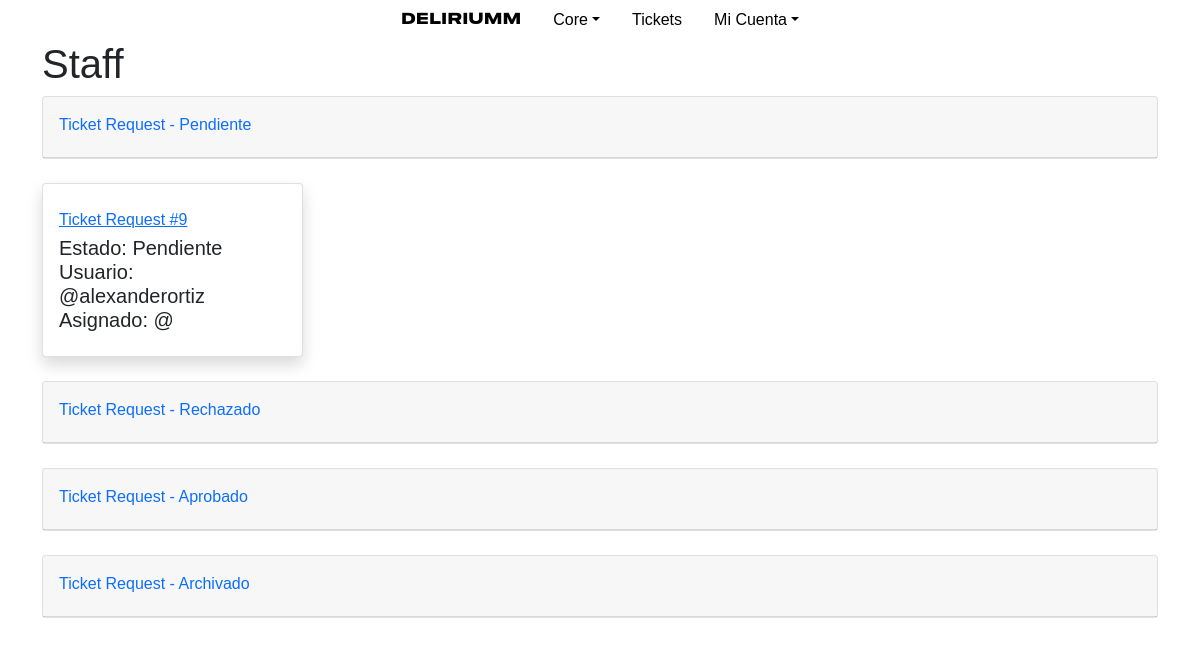
/core/staff/ (signed in), run on an earlier commit of the app's database.
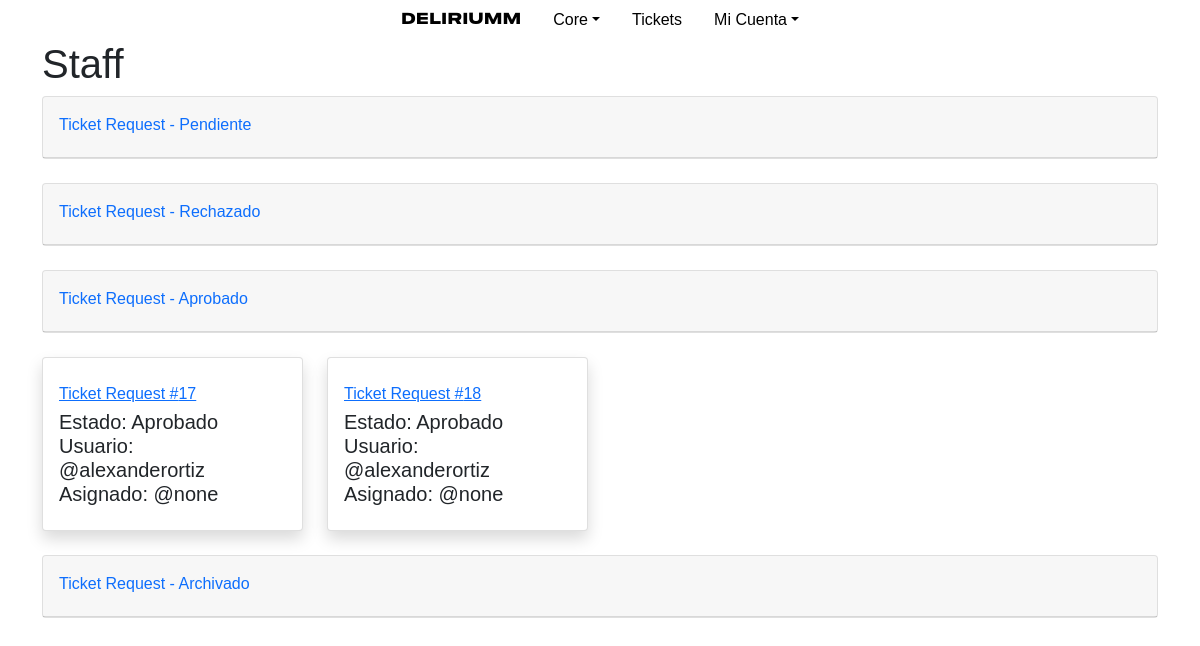
And on a later commit of the database.
### tickets/models.py (models this page shows, shortened)
class TicketRequest(models.Model):
    user = models.ForeignKey(User, on_delete=models.CASCADE)
    event = models.ForeignKey(Event, on_delete=models.CASCADE)
    context = models.CharField(max_length=300, blank=True)
    q_tickets = models.IntegerField(verbose_name="Tickets")
    reference = models.CharField(max_length=150, default="none")
    client = models.CharField(max_length=50, default="none")
    total = models.IntegerField(verbose_name="Total", default="0")
    created = models.DateTimeField(auto_now=True)
    staff_asigned = models.CharField(max_length=30, default="none")
    comprobante = models.FileField(upload_to='uploads/comprobantes/', blank=True)
    PAYMENTS = (
        ("CASH", "Efectivo"),
        ("CARD", "Tarjeta"),
        ("TRANSFER", "Transferencía"),
        ("DEPOSIT", "Deposíto"),
    )
    payment_method = models.CharField(
        max_length=20,
        choices=PAYMENTS,
        default='CASH',
    )
    STATUS = (
        ("PE", "Pendiente"),
        ("RE", "Rechazado"),
        ("VA", "Aprobado"),
        ("AR", "Archivado"),
    )
    status = models.CharField(
        max_length=2,
        choices=STATUS,
        default='PE',
    )

### core/views.py (the view)
# urls.py: path("staff/", views.staff_view, name="staff_view"),
def staff_view(request):
    if not request.user.is_authenticated:
        return HttpResponseRedirect(reverse("users:login"))
    usercore = get_object_or_404(UserCore, user=request.user)
    if request.user.has_perm('users.can_view_staff') or request.user.has_perm('users.can_view_admin'):
        return render(request, "core/staff/index.html", {
            "tickets_pe": TicketRequest.objects.filter(status="PE"),
            "tickets_re": TicketRequest.objects.filter(status="RE"),
            "tickets_va": TicketRequest.objects.filter(status="VA"),
            "tickets_ar": TicketRequest.objects.filter(status="AR"),
            "last_ticket": usercore.last_ticket_request_see,
        })
    else:
        return HttpResponseRedirect(reverse('users:login'))

### core/templates/core/staff/index.html (shortened to what this page needs)
{% extends 'core/layout_1.html' %}
{% block head %}
{% load static %}
{% endblock %}
{% block body %}
<h1>Staff</h1>
<div class="card mb-4">
    <div class="card-header py-3">
        <div class="row justify-content-between">
            <div class="text-xs font-weight-bold text-primary mb-1">
                Ticket Request - Pendiente
            </div>
        </div>
    </div>
</div>
<div class="row">
{% for ticket in tickets_pe %}
    <div class="col-xl-3 col-md-6 mb-4">
        <div class="card border-left-primary shadow h-100 py-2">
            <div class="card-body">
                <div class="row no-gutters align-items-center">
                    <div class="col mr-2">
                        <div class="text-xs font-weight-bold text-primary mb-1">
                            <a href="{% url 'tickets:request_view' ticket.pk %}">Ticket Request #{{ ticket.pk }}</a></div>
                        <div class="h5 mb-0 font-weight-bold text-gray-800">Estado: {{ ticket.get_status_display }}</div>
                        <div class="h5 mb-0 font-weight-bold text-gray-800">Usuario: @{{ ticket.user.username }}</div>
                        <div class="h5 mb-0 font-weight-bold text-gray-800">Asignado: @{{ ticketrequest.staff_asigned }}</div>
                    </div>
                </div>
            </div>
        </div>
    </div>
{% endfor %}
</div>
<div class="card mb-4">
    <div class="card-header py-3">
        <div class="row justify-content-between">
            <div class="text-xs font-weight-bold text-primary mb-1">
                Ticket Request - Rechazado
            </div>
        </div>
    </div>
</div>
    <div class="card mb-4">
        <div class="card-header py-3">
            <div class="row justify-content-between">
                <div class="text-xs font-weight-bold text-primary mb-1">
                    Ticket Request - Aprobado
                </div>
            </div>
        </div>
    </div>
    <div class="row">
        {% for ticket in tickets_va %}
            <div class="col-xl-3 col-md-6 mb-4">
                <div class="card border-left-primary shadow h-100 py-2">
                    <div class="card-body">
                        <div class="row no-gutters align-items-center">
                            <div class="col mr-2">
                                <div class="text-xs font-weight-bold text-primary mb-1">
                                    <a href="{% url 'tickets:request_view' ticket.pk %}">Ticket Request #{{ ticket.pk }}</a></div>
                                <div class="h5 mb-0 font-weight-bold text-gray-800">Estado: {{ ticket.get_status_display }}</div>
                                <div class="h5 mb-0 font-weight-bold text-gray-800">Usuario: @{{ ticket.user.username }}</div>
                                <div class="h5 mb-0 font-weight-bold text-gray-800">Asignado: @{{ ticket.staff_asigned }}</div>
                            </div>
                        </div>
                    </div>
                </div>
            </div>
        {% endfor %}
        </div>
        <div class="card mb-4">
    <div class="card-header py-3">
        <div class="row justify-content-between">
            <div class="text-xs font-weight-bold text-primary mb-1">
                Ticket Request - Archivado
            </div>
        </div>
    </div>
</div>
{% endblock body %}

What changed in the data, as far as the page shows it:
removed TicketRequest: pk "9", status "Pendiente", user.username "alexanderortiz", shown under "Staff"
added TicketRequest: pk "17", status "Aprobado", user.username "alexanderortiz", staff_asigned "none", shown under "Staff"
added TicketRequest: pk "18", status "Aprobado", user.username "alexanderortiz", staff_asigned "none", shown under "Staff"
